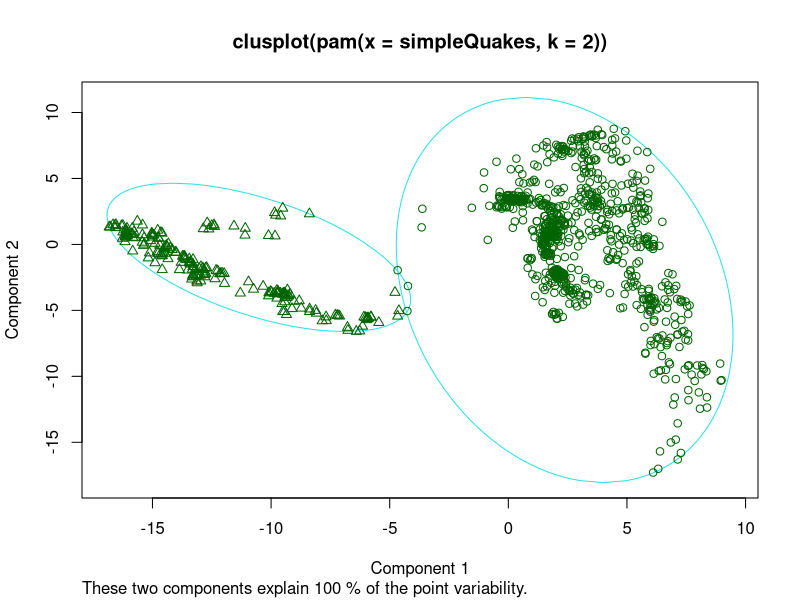
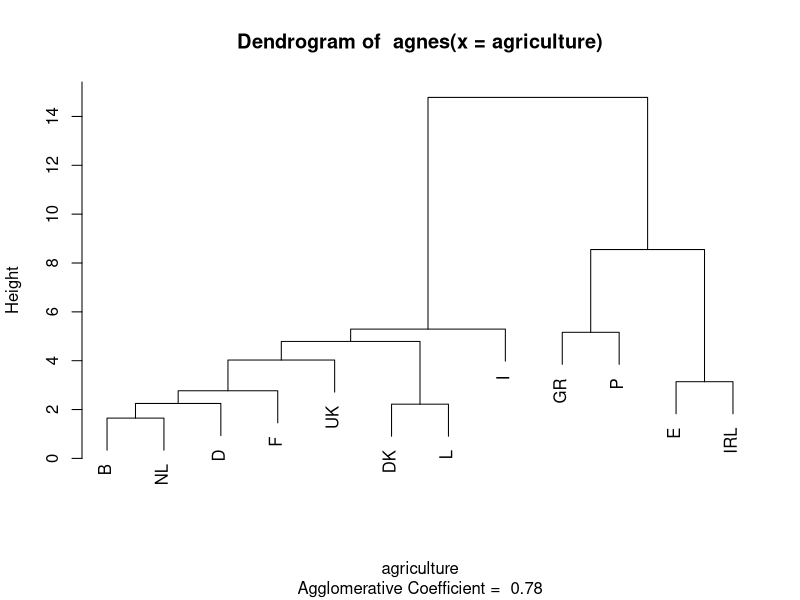

These figures' R source, in order:
## ---- chunk 1
knitr::opts_chunk$set(echo = TRUE)
library(cluster)

## ---- chunk 2
simpleQuakes <- quakes[,c("long","lat")]
mypam <- pam(simpleQuakes,2) # assuming 2 medoids

# components of mypam - see pam.object
# for example...
mypam$medoids # coordinates of medoids
mypam$id.med # indices of medoids (i.e. simpleQuakes[mypam$id.med,])

# mypam$clustering # which points belong to which medoid
# same as... pam(simpleQuakes, 4, cluster.only = TRUE)


# plotting PAM
#plot(mypam)
#plot(mypam, ask = TRUE) # menu for plots

#map("worldHires","Fiji", xlim=c(160,190), ylim =c(-40,-15))
plot(mypam, which.plots = 1)

## ---- chunk 3
agnes(agriculture)
## ---- chunk 4
plot(agnes(agriculture), which.plots = 2)
## ---- chunk 5
daisy(head(agriculture))
